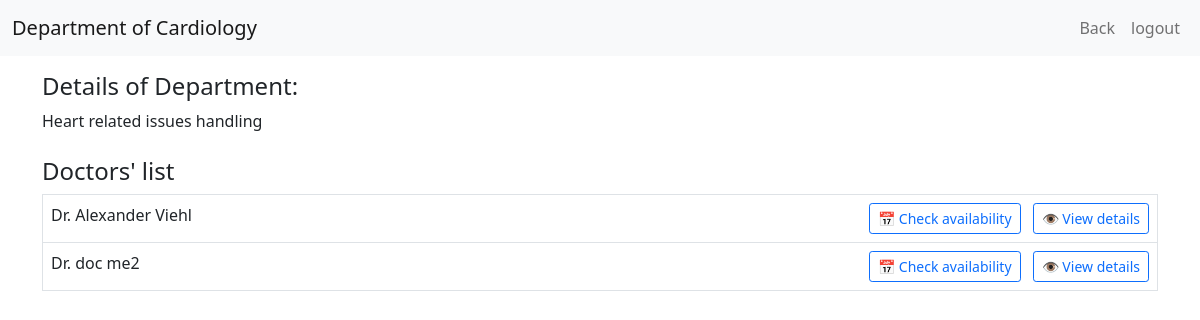
The page /departments/1 (signed in) on the database as committed earlier.
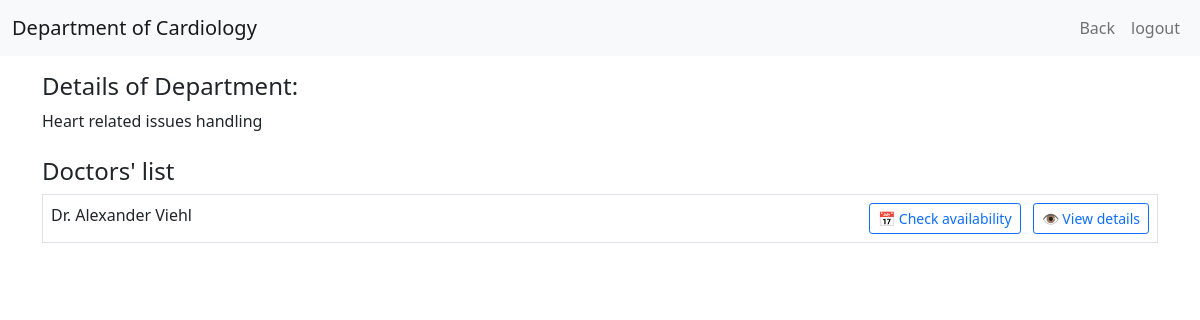
The same page on the database as committed later.
### application/models.py (models this page shows, shortened)
class Doctor(db.Model):
    __tablename__ = 'doctors'
    id = db.Column(db.Integer, primary_key=True, autoincrement=True)
    username = db.Column(db.String(80), unique=True, nullable=False, index=True)
    email = db.Column(db.String(120), unique=True, nullable=False, index=True)
    password = db.Column(db.String(255), nullable=False)
    first_name = db.Column(db.String(50), nullable=False)
    last_name = db.Column(db.String(50), nullable=False)
    department_id = db.Column(db.Integer, db.ForeignKey('department.id', ondelete='RESTRICT'), nullable=False)
    specialization = db.Column(db.String(100), nullable=False, index=True)
    experience_years = db.Column(db.Integer, db.CheckConstraint('experience_years >= 0'))
    gender = db.Column(db.String(10), db.CheckConstraint("gender IN ('male', 'female')"))
    blacklisted = db.Column(db.Boolean, default=False)
    department = db.relationship('Department', backref=db.backref('doctors', lazy='dynamic'))
    @property
    def name(self):
        return f"{self.first_name} {self.last_name}"

### application/patient_functionalities.py (the view)
@hospital_app.route('/departments/<int:department_id>', methods=['GET'])
def view_department_fn(department_id):
    if session.get('role') != 'patient':
        flash(message='Please log in as patient to access this page', category='warning')
        return redirect(url_for('hospital_home_and_login'))
    department = Department.query.filter_by(id=department_id).first()
    if department is None:
        flash(message='Department not found', category='danger')
        return redirect(url_for('patient_dashboard_fn'))
    doctors_in_department = Doctor.query.filter_by(department_id=department_id).all()
    return render_template('department_details.html', department=department, doctors=doctors_in_department)

### templates/department_details.html (shortened to what this page needs)
<!DOCTYPE html>
<html lang="en">
<head>
  <link rel="stylesheet" href="/static/style.css">
  <link href="https://cdn.jsdelivr.net/npm/bootstrap@5.0.2/dist/css/bootstrap.min.css" rel="stylesheet">
</head>
<body>
  <div id="main">
    <div id="canvas">
      <nav class="navbar navbar-expand-lg navbar-light bg-light">
        <div class="container-fluid">
          <a class="navbar-brand" href="#">Department of  {{ department.department_name }}</a>
          <div class="collapse navbar-collapse" id="navbarSupportedContent">
            <ul class="navbar-nav ms-auto mb-2 mb-lg-0">
              <li class="nav-item">
                <a class="nav-link" href="/patient_dashboard">Back</a>
              </li>
              <li class="nav-item">
                <a class="nav-link" href="/login">logout</a>
              </li>
            </ul>
          </div>
        </div>
      </nav>
      <div id="content" class="container py-3">
        <h4>Details of Department:</h4>
        <p class="mb-4">
          {{ department.description or "No description available for this department." }}
        </p>
        <h4>Doctors' list</h4>
        <div class="table-responsive">
          <table class="table border">
            <tbody>
              {% for doctor in doctors %}
              <tr>
                <td>Dr. {{ doctor.name }}</td>
                <td class="text-end">
                  <a href="/check-availability/{{ doctor.id }}" class="btn btn-outline-primary btn-sm me-2">📅 Check availability</a>
                  <a href="/doctor-details/{{ doctor.id }}" class="btn btn-outline-primary btn-sm">👁️ View details</a>
                </td>
              </tr>
              {% endfor %}
            </tbody>
          </table>
        </div>
      </div>
    </div>
  </div>
</body>
</html>

Rows that differ between the two databases and show on the page:
removed Doctor: name "doc me2"
